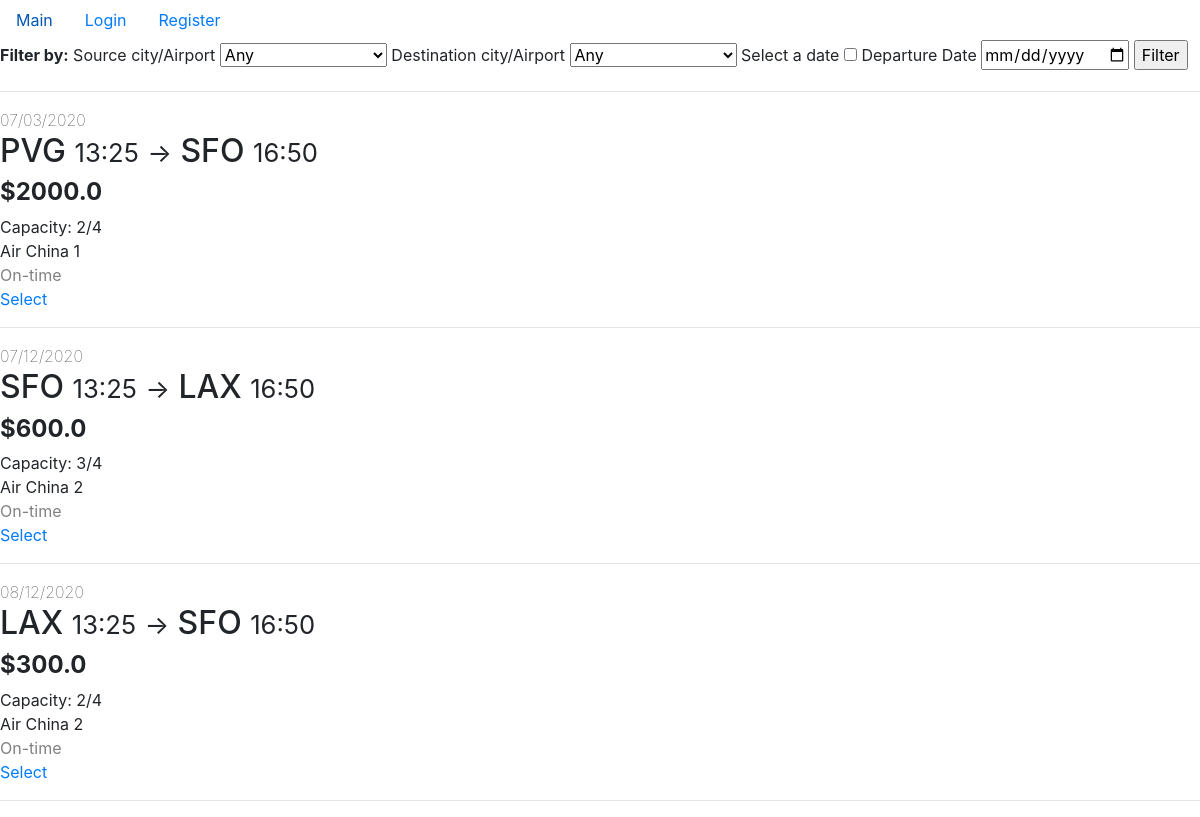
The page / on the database its author committed.
### app/models.py (models this page shows)
class Flight(db.Model):
    flight_num = db.Column(db.String(5), primary_key=True)
    depart_datetime = db.Column(db.DateTime, primary_key=True)
    airline_name = db.Column(db.String(20),
                             db.ForeignKey("airplane.airline_name"),
                             primary_key=True)
    depart_airport = db.Column(db.String(20),
                               db.ForeignKey("airport.name"),
                               nullable=False)
    arrival_datetime = db.Column(db.DateTime, nullable=False)
    arrival_airport = db.Column(db.String(20),
                                db.ForeignKey("airport.name"),
                                nullable=False)
    base_price = db.Column(db.Integer, nullable=False)
    airplane_id = db.Column(db.String(5),
                            db.ForeignKey("airplane.id"),
                            nullable=False)
    status = db.Column(db.String(10), nullable=False)
    tickets = db.relationship("Ticket",
                              backref="flight",
                              lazy=True,
                              primaryjoin='''and_(Flight.flight_num==Ticket.flight_num,
                                            Flight.depart_datetime==Ticket.depart_datetime,
                                            Flight.airline_name==Ticket.airline_name)''')
    def get_num_tickets(self):
        return len(self.tickets)
    def get_current_price(self):
        if (self.get_num_tickets() / self.airplane.num_seat > 0.7):
            return round(self.base_price * 1.2, 2)
        else:
            return float(self.base_price)

class Airplane(db.Model):
    id = db.Column(db.String(5), primary_key=True)
    airline_name = db.Column(db.String(20),
                             db.ForeignKey("airline.name"),
                             primary_key=True)
    num_seat = db.Column(db.Integer, nullable=False)
    flights = db.relationship("Flight",
                              backref="airplane",
                              lazy=True,
                              primaryjoin='''and_(Airplane.id==Flight.airplane_id,
                                            Airplane.airline_name==Flight.airline_name)''')

### app/routes.py (the view)
@app.route("/", methods=["GET", "POST"])
def home():
    form = FilterForm()
    airports = Airport.query.order_by(Airport.city).all()
    choices = [("any", "Any")]\
              + [(airport.name, "%s/%s" % (airport.city, airport.name)) for airport in airports]
    form.source_city_airport.choices = choices
    form.dest_city_airport.choices = choices
    flights = Flight.query.filter(
        Flight.depart_datetime >= datetime.datetime.today()
    ).order_by(Flight.depart_datetime)
    flights = filter_form_processor(form, flights)
    return render_template("home.html",
                           flights=flights.all(),
                           form=form,
                           template_for_select="select_for_home.html")

### app/forms.py (shortened to what this page needs)
class FilterForm(FlaskForm):
    source_city_airport = SelectField("Source city/Airport",
                                      validators=[DataRequired()])
    dest_city_airport = SelectField("Destination city/Airport",
                                    validators=[DataRequired()])
    gonna_filter_date = BooleanField("Select a date")
    depart_date = DateField("Departure Date")
    submit = SubmitField("Filter")
    def same_airports(self):
        if (self.source_city_airport.data == self.dest_city_airport.data
            and self.source_city_airport.data != "any"
            and self.source_city_airport.data is not None):
            return True
        else:
            return False

### app/routes.py (called while the page is built, shortened)
def filter_form_processor(form, flights):
    if (form.same_airports()):
        form.source_city_airport.data = "any"
        form.dest_city_airport.data = "any"
        flash(f"Cannot have same source airport and destination airport.")
    if (form.gonna_filter_date.data and not form.is_future_depart_date()):
        form.depart_date.data = None
        flash(f"Departure date must at least be today.")
    return flights

### app/templates/home.html
{% extends "layout.html" %}
{% block content %}
    {% include "flight_filter.html" %}
    {% include "flight_list.html" %}
{% endblock content %}

### app/templates/flight_list.html (shortened to what this page needs)
{% for flight in flights %}
    <div>
        <span style="font-weight:lighter">{{ flight.depart_datetime.strftime("%m/%d/%Y") }}</span><br>
        <h2>
            {{ flight.depart_airport }}
            <small>{{ flight.depart_datetime.strftime("%H:%M") }}</small>
            <small>-></small>
            {{ flight.arrival_airport }}
            <small>{{ flight.arrival_datetime.strftime("%H:%M") }}</small>
        </h2>
        <h4 style="font-weight: bold;">
            ${{ flight.get_current_price() }}
        </h4>
        <span>Capacity: <span stype="font-weight:lighter">{{ flight.get_num_tickets() }}/{{ flight.airplane.num_seat }}</span></span><br>
        <span>{{ flight.airline_name }} {{ flight.airplane_id }}</span><br>
        <span style="color:gray">{{ flight.status }}</span><br>
        {% include template_for_select %}
    </div>
    <hr>
{% endfor %}

### app/templates/select_for_home.html
<a href="{{ url_for('return_trip_choosing',
                    depart_flight_num=flight.flight_num,
                    depart_datetime=flight.depart_datetime,
                    depart_airline_name=flight.airline_name) }}">
    Select
</a>

### rows shown on the page
Flight: depart_datetime "07/03/2020", depart_airport "PVG", depart_datetime "13:25", arrival_airport "SFO", arrival_datetime "16:50", get_current_price "2000.0", get_num_tickets "2", airplane.num_seat "4", airline_name "Air China", airplane_id "1", status "On-time"
Flight: depart_datetime "07/12/2020", depart_airport "SFO", depart_datetime "13:25", arrival_airport "LAX", arrival_datetime "16:50", get_current_price "600.0", get_num_tickets "3", airplane.num_seat "4", airline_name "Air China", airplane_id "2", status "On-time"
Flight: depart_datetime "08/12/2020", depart_airport "LAX", depart_datetime "13:25", arrival_airport "SFO", arrival_datetime "16:50", get_current_price "300.0", get_num_tickets "2", airplane.num_seat "4", airline_name "Air China", airplane_id "2", status "On-time"
